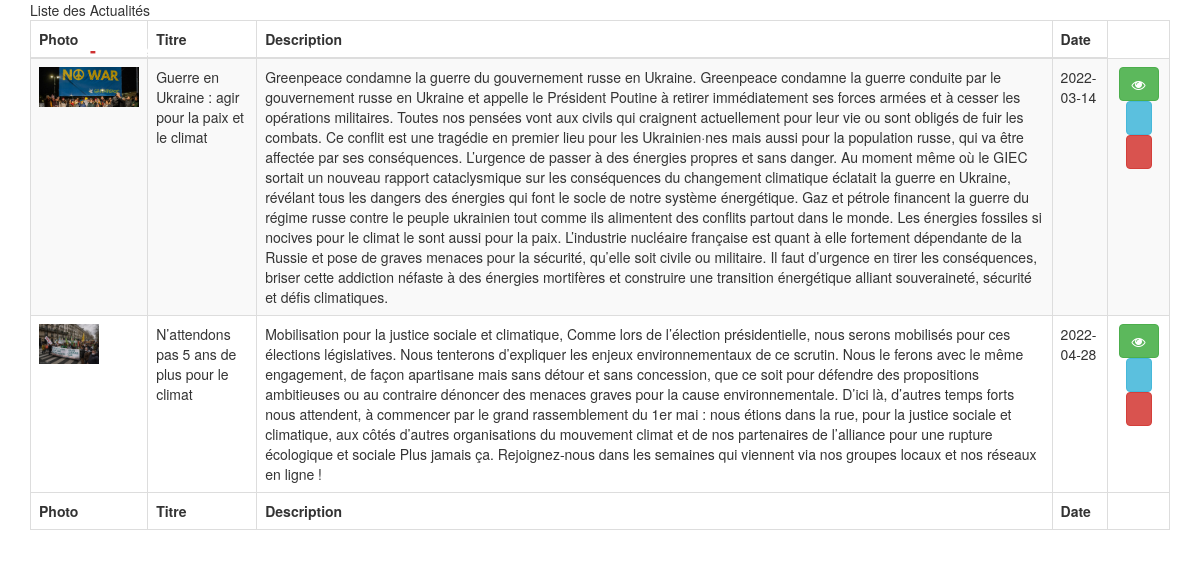
Page /bo/index.php on the committed database.
### tables this page shows
CREATE TABLE Article(
    idArticle SMALLINT PRIMARY KEY NOt NULL,
    intitule VARCHAR(105) NOT NULL,
    description TEXT NOT NULL,
    date DATE,
    image VARCHAR(20)
);

### bo/index.php (the view, shortened to what this page needs)
<?php
  include('db.php');
  $upload_dir = 'bo/';
?>
<!DOCTYPE html>
<html>
  <head>
    <link rel="stylesheet" href="css/bootstrap.min.css">
    <link rel="stylesheet" href="css/font-awesome.min.css">
    <link rel="stylesheet" href="css/animate.css">
    <link rel="stylesheet" href="css/owl.carousel.css">
    <link rel="stylesheet" href="css/owl.theme.default.min.css">
    <link rel="stylesheet" href="css/magnific-popup.css">
    <link rel="stylesheet" href="css/templatemo-style.css">
  </head>
  <body>
     <section class="navbar custom-navbar navbar-fixed-top" role="navigation">
          <div class="container">
               <div class="navbar-header">
                    <a href="index.php" class="navbar-brand">Climat<span> - </span>Planet</a>
               </div>
               <div class="collapse navbar-collapse">
                    <ul class="nav navbar-nav navbar-nav-first">
                         <li><a href="index.php" class="smoothScroll">Accueil</a></li>
                         <li><a href="show.php" class="smoothScroll">liste Actualités</a></li>
                    </ul>
               </div>
          </div>
     </section>
      <div class="container">
        <div class="row justify-content-center">
            <div class="col-md-12">
                <div class="card">
                    <div class="card-header">Liste des Actualités</div>
                      <div class="card-body">
                      <table id="example" class="table table-striped table-bordered" style="width:100%">
                        <thead>
                            <tr>
                              <th>Photo</th>
                              <th>Titre</th>
                              <th>Description</th>
                              <th>Date</th>
                            </tr>
                        </thead>
                        <tfoot>
                          <tr>
                            <th>Photo</th>
                            <th>Titre</th>
                            <th>Description</th>
                            <th>Date</th>
                          </tr>
                        </tfoot>
                        <tbody>
                          <?php
                            $sql = "select * from Article";
                            $result = mysqli_query($conn, $sql);
                    				if(mysqli_num_rows($result)){
                    					while($row = mysqli_fetch_assoc($result)){
                          ?>
                          <tr>
                            <td><img src="<?php echo $upload_dir.$row['image'] ?>" height="40"></td>
                            <td><?php echo $row['intitule'] ?></td>
                            <td><?php echo $row['description'] ?></td>
                            <td><?php echo $row['date'] ?></td>
                            <td class="text-center">
                              <a href="show.php?id=<?php echo $row['idArticle'] ?>" class="btn btn-success"><i class="fa fa-eye"></i></a>
                              <a href="edit.php?id=<?php echo $row['idArticle'] ?>" class="btn btn-info"><i class="fa fa-user-edit"></i></a>
                              <a href="index.php?delete=<?php echo $row['idArticle'] ?>" class="btn btn-danger" onclick="return confirm('Etes vous sûr de le supprimer ?')"><i class="fa fa-trash-alt"></i></a>
                            </td>
                          </tr>
                          <?php
                              }
                            }
                          ?>
                        </tbody>
                      </table>
                    </div>
                </div>
            </div>
        </div>
      </div>
  </body>
</html>

### css/templatemo-style.css (style rules this page uses)
html { -webkit-font-smoothing: antialiased; }
a { color: #252525; -webkit-transition: 0.5s; transition: 0.5s; text-decoration: none !important; }
section { position: relative; padding: 100px 0; }
.custom-navbar { border: none; margin-bottom: 0; padding: 25px 0; }
.custom-navbar .navbar-brand { color: #ffffff; font-size: 18px; font-weight: bold; }
.custom-navbar .navbar-brand span { color: #ce3232; }
.custom-navbar .navbar-nav.navbar-nav-first { margin-left: 8em; }
.custom-navbar .nav li a { font-size: 12px; font-weight: bold; color: #ffffff; padding-right: 22px; padding-left: 22px; text-transform: uppercase; }
@media (min-width:768px) { .custom-navbar { border-bottom: 0; background: 0 0; } }

### rows in the picture
article: image (picture), intitule "Guerre en Ukraine : agir pour la paix et le climat", description "Greenpeace condamne la guerre du gouvernement russe en Ukraine. Greenpeace condamne la guerre conduite par le gouvernement russe en Ukraine et appelle le Président Poutine à retirer immédiatement ses forces armées et à cesser les opérations militaires. Toutes nos pensées vont aux civils qui craignent actuellement pour leur vie ou sont obligés de fuir les combats. Ce conflit est une tragédie en premier lieu pour les Ukrainien·nes mais aussi pour la population russe, qui va être affectée par ses conséquences. L’urgence de passer à des énergies propres et sans danger. Au moment même où le GIEC sortait un nouveau rapport cataclysmique sur les conséquences du changement climatique éclatait la…", date "2022-03-14"
article: image (picture), intitule "N’attendons pas 5 ans de plus pour le climat", description "Mobilisation pour la justice sociale et climatique, Comme lors de l’élection présidentielle, nous serons mobilisés pour ces élections législatives. Nous tenterons d’expliquer les enjeux environnementaux de ce scrutin. Nous le ferons avec le même engagement, de façon apartisane mais sans détour et sans concession, que ce soit pour défendre des propositions ambitieuses ou au contraire dénoncer des menaces graves pour la cause environnementale. D’ici là, d’autres temps forts nous attendent, à commencer par le grand rassemblement du 1er mai : nous étions dans la rue, pour la justice sociale et climatique, aux côtés d’autres organisations du mouvement climat et de nos partenaires de l’alliance…", date "2022-04-28"
